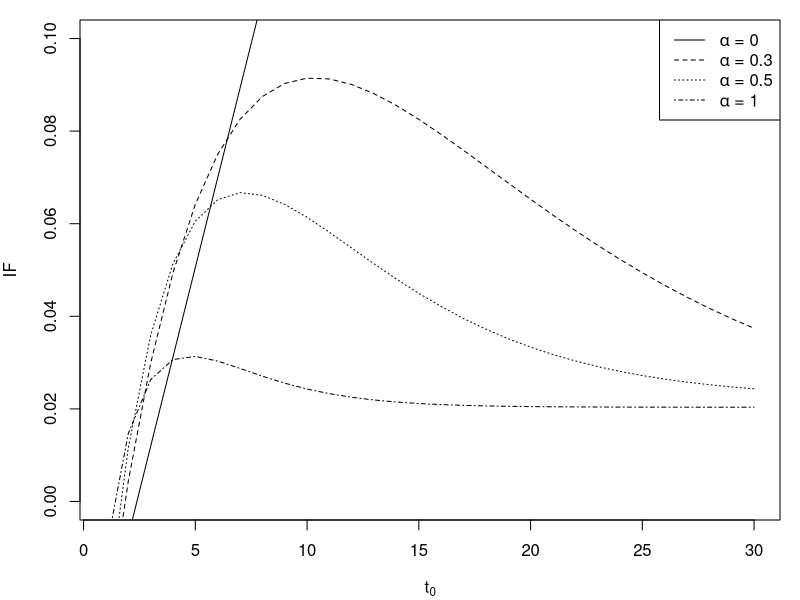

Write the R code that produced this figure.


"M1.fun"<-function(mu,Alpha,Gamma,b,Rho)
{
mueta<-  ((1+Alpha)/((Gamma+b*mu^{-Rho}))^{Alpha+2})*
    rbind(c(0,0,0),c(0,0,-log(mu)*mu^{-Rho}),
          c(0,-mu^{-Rho}*log(mu),b*mu^{-Rho}*(log(mu))^2))
  return(mueta)
}

"M2.fun"<-function(mu,Alpha,Gamma,b,Rho)
{
  mueta<-  ((1+Alpha)/((Gamma+b*mu^{-Rho}))^{Alpha+2})*
    rbind(c(1,mu^{-Rho},b*mu^{-Rho}*log(mu)),
          c(mu^{-Rho},mu^{-2*Rho},-b*mu^{-2*Rho}*log(mu)),
          c(-b*mu^{-Rho}*log(mu),-b*mu^{-2*Rho}*log(mu),
            b^2*mu^{-2*Rho}*(log(mu))^2))
  return(mueta)
}


"Phy0"<-function(mu,Alpha,b,Rho,k,i,Theta)
{
  Vec<-((Alpha^4+2*Alpha^3+2*Alpha^2+1)/(1+Alpha)^3)*
    M2.fun(mu=i/(k+1),Alpha=Alpha,
           Gamma=Gamma,b=b,Rho=Rho)-
    ((Alpha^2*Theta)/(1+Alpha)^2)*
    M1.fun(mu=i/(k+1),Alpha=Alpha,
           Gamma=Gamma,b=b,Rho=Rho)
  return(Vec)
}

"JAlpha"<-function(Alpha,Gamma,Rho,b,mu,est=c("gamma","b","Rho"))
{
  if(est=="gamma")
  {Ja<-(1+Alpha)/((Gamma+b*mu^{-Rho}))^{Alpha+2}
  }else if(est=="b"){
  Ja<-((1+Alpha)*mu^{-Rho})/((Gamma+b*mu^{-Rho}))^{Alpha+2} 
  }else{
Ja<-((1+Alpha)*b*mu^{-Rho}*log(mu))/((Gamma+b*mu^{-Rho}))^{Alpha+2} 
  }
}

"Theta.fun"<-function(Gamma,Rho,b,i,k)Gamma+b*(i/(k+1))^{-Rho}


"IFfun"<-function(Alpha,b,Rho,k,i0,est=c("gamma","b","rho"),t_i0)
{
  Theta<-Theta.fun(Gamma,Rho,b,i0,k)
  Phy0Inv<-1/mean(
    sapply(1:(k-1),function(i)
      Phy0(mu=i/(k+1),Alpha,b,Rho,k,i=i,Theta)))
  
  Ja_123<-sapply(i0,function(i)
    JAlpha(Alpha=Alpha,Gamma=Gamma,
           Rho=Rho,b=b,mu=i/(k+1),est=est))
  
  if(!Alpha==0){
  Sq.brac<-((Alpha*Theta)/(1+Alpha)^2)+
            (t_i0-Theta)*exp(-Alpha*t_i0/Theta)
  }else{
    Sq.brac<-t_i0-Theta
  }
  
  IF<-(1/(k-1))*Ja_123*Phy0Inv*Sq.brac
  
   
  return(IF)
}


"k"=100;"Alpha"=c(0,0.3,0.5,1);"b"=2;"Rho"=-1;
i0=70; "est"="gamma";"Gamma"=1
IF1<-sapply(Alpha,function(alpha)
  sapply(1:30,function(t0)
  IFfun(Alpha=alpha,b,Rho,k,i0,est="gamma",
        t_i0=t0)))
par(mar=c(4,4,1,1))
plot(1:nrow(IF1),IF1[,1],type="l",
     xlab=expression(t[0]),ylab="IF",
     ylim=c(0,0.1))
lapply(2:4,function(i)
  lines(1:nrow(IF1),IF1[,i],type="l",
        lty=i))
legend("topright",col=rep(1,4),lty=1:4,
       legend=c(expression(paste(alpha, " = ", 0)),
                expression(paste(alpha, " = ", 0.3)),
                expression(paste(alpha, " = ", 0.5)),
                expression(paste(alpha, " = ", 1))))
